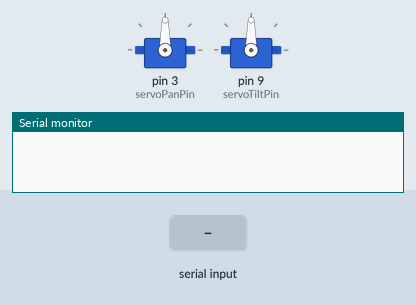
The sketch below on a simulated Arduino Uno, built with avr-gcc and run on an emulated ATmega328P. Parts: 2 × servo, the last lines printed to the serial monitor. The inputs (shaded band) are chosen by the test bench.

Above: at 1.2 s.
1.3 s: "p90\n" received over Serial
At 2.1 s:
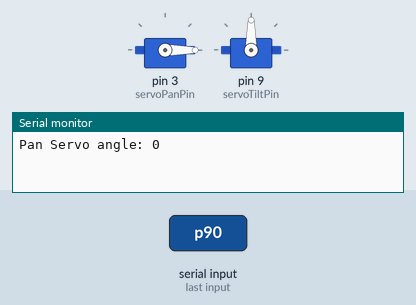
2.8 s: "p,45\n" received over Serial
At 3.3 s:
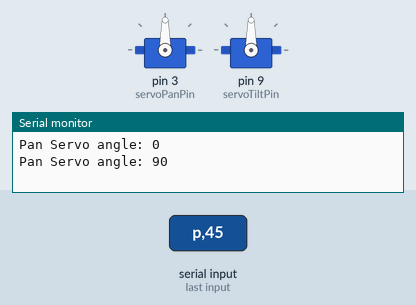
4.3 s: "t90\n" received over Serial
At 5.5 s:
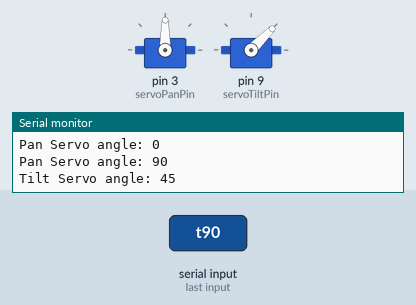
5.8 s: "t,45\n" received over Serial
At 6.7 s:
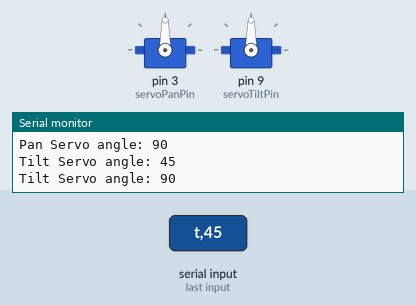
7.3 s: "P90\n" received over Serial
At 7.9 s:
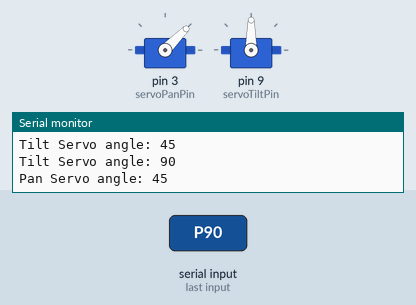
Timing chart, 0 to 9.8 s (numbered marks = the images above; inputs shaded):
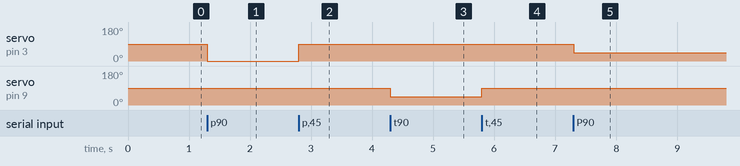

Measured:
- after the input at 1.3 s, servo on pin 3 (servoPanPin): 90° → 0° at once
- after the input at 2.8 s, servo on pin 3 (servoPanPin): 0° → 90° at once
- after the input at 4.3 s, servo on pin 9 (servoTiltPin): 90° → 45° at once
- after the input at 5.8 s, servo on pin 9 (servoTiltPin): 45° → 90° at once
- after the input at 7.3 s, servo on pin 3 (servoPanPin): 90° → 45° at once

The sketch:

pantilt_with_serial.ino
```cpp
#include <Servo.h>

int servoPanPin = 3;     // Control pin for servo motor
int servoTiltPin = 9;     // Control pin for servo motor

int pos = 0;                 // position

Servo panServo;
Servo tiltServo;

void setup()
{
 Serial.begin(9600);
 panServo.attach(servoPanPin);
 tiltServo.attach(servoTiltPin);
 panServo.write(90);
 tiltServo.write(90);
}

void loop()
{
 if ( Serial.available())
 {
   char ch = Serial.read();
   if(ch >= '0' && ch <= '9')              // is ch a number?
      pos = pos * 10 + ch - '0';           // yes, accumulate the value
   else if(ch == 'p' || ch == 'P')  // pan
   {
     panServo.write(pos);
     Serial.print("Pan Servo angle: ");
     Serial.println(pos);
     pos = 0;
   }
   else if(ch == 't' || ch == 'T')  // tilt
   {
     tiltServo.write(pos);
     Serial.print("Tilt Servo angle: ");
     Serial.println(pos);
     pos = 0;
   }
 }
}
```
